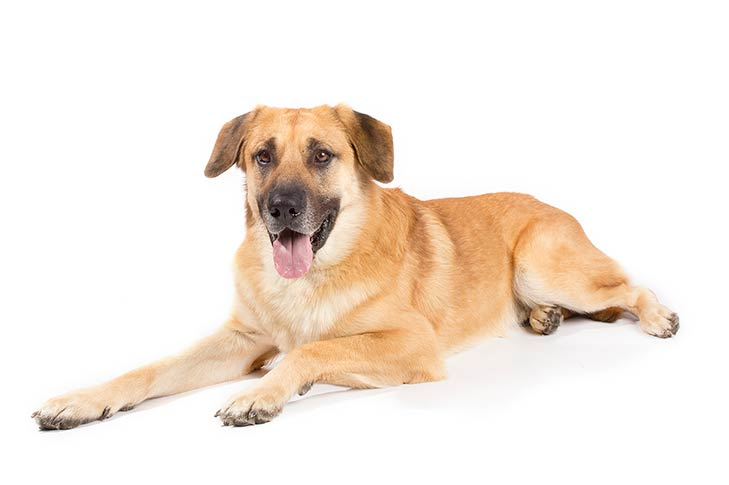
#> input picture DataScience/homework/hw4-feature-engineering/dog.jpg, 729 x 485 px
$ jupyter execute --allow-errors hw4-feature-engineering.ipynb
#> lines starting #> are read from the running program, lines starting #| are printed output that depends on the picture
## 0. Basic knowledge of feature engineering

[cell 1]
## Question 1: A good feature should be discriminative and representative.

[cell 2]
## Question 2: Why is image feature extraction hard?

# Ans: Individual pixel color values are NOT an adequate feature to determine correspondences
#     Because pixels are not characteristic of an image (for example, a dog's image can have red pixels,
#     while a horse's can also have red pixels)
#     So we need to consider 'blocks of pixels', for example, taking the
#     surroounding pixels into consideration.
#     Only in  this way, can we reduce the effect of rotation, flipping,
#     deformation, and ect.

[cell 3]
## Question 3: As we have learned in class, both 'Maximum entropy' and 'Smallest margin' can be used to
##             measure uncertainty in active learning. Please explain which one is better for active learning and why?
##             Note that: this is an open question and you can answer in Chinese as well.

## My answer:

# In my opinion, the 'Maximum ewntropy' is better.
# We can approach this problem from 2 aspects:
#     on the one hand, 'maximun entropy' is more comprehensive, it take the data of all samples into consideration
#     on the other hand, active learning is improve model's performance with lables as few as possible
#     So sonsidering these 2 factors, I think maximum entropy is better because it can reflect the data set comprehensively, and this can better
#     select the ambiguous instances, then presenting them for extra labeling

## 1. Text feature engineering

[cell 4]
## Given a corpus as:
corpus = ['The goal of this lecture is to explain text processing.',
          'The bag of words model is one such approach.',
          'Text processing via bag of words.',
          'Data science includes text processing']

[cell 5]
# !pip3 install sklearn
## Question 4: Use BOW to extract features of the given corpus.
##
## Your code here
##
from sklearn.feature_extraction.text import CountVectorizer
vectorizer = CountVectorizer()
X = vectorizer.fit_transform(corpus)
print(X)

[cell 6]
## Question 5: Use TFIDF to extract features of the given corpus.
##
## Your code here
##
from sklearn.feature_extraction.text import TfidfVectorizer
vectorizer = TfidfVectorizer()
Y = vectorizer.fit_transform(corpus)
print(Y)

[cell 7]
## Question 6: Use Word2Vec to extract features of the given corpus.
# !pip3 install gensim
from gensim.test.utils import common_texts
from gensim.sklearn_api import W2VTransformer
# Create a model to represent each word by a 10 dimensional vector
#> (the rest of this cell did not finish here and is left out)

[cell 8]
##
## Your code here
##
words_list = []
for sentence in corpus:
    words_list.append(sentence.split())
# print(words_list)
#> (the rest of this cell did not finish here and is left out)

## 2. Time series feature engineering

[cell 9]
## Question 7: Use decompose (model='additive') to extract time series features of the given time series
from random import randrange
import math
from pandas import Series
series = Series([20*math.sin(i/18*math.pi) + i + randrange(10) for i in range(1,360)])

[cell 10]
from matplotlib import pyplot
from statsmodels.tsa.seasonal import seasonal_decompose
##
## Your code here
##
# ?seasonal_decompose
# print(series)
#> (the rest of this cell did not finish here and is left out)

[cell 11]
## Question 8: Use Discrete Fourier Transform (DFT) to extract time series features of the given time series
import matplotlib.pyplot as plt
import numpy as np
series = Series([np.cos(2*math.pi*1/8*n+math.pi/8) for n in range(800)])
##
## Your code here
##
sp = np.fft.fft(series)
freq = np.fft.fftfreq(series.shape[-1])
plt.plot(freq, sp.real, freq, sp.imag)
plt.show()
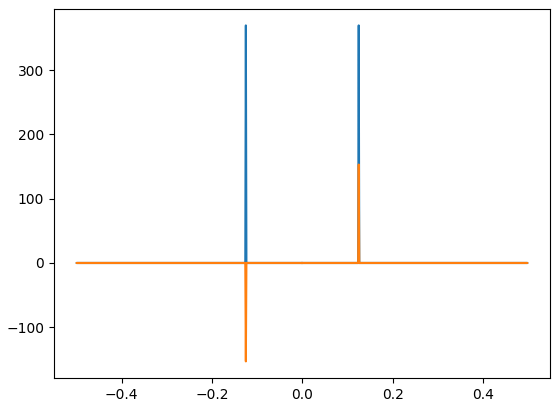
#> figure drawn by matplotlib, 1 panel

## 3. Image feature engineering

[cell 12]
## Use SIFT in opencv-python to extract image features on the given image 'morning.jpg'
# !pip install opencv-python==3.4.2.16
# !pip install opencv-contrib-python==3.4.2.16
## Note that: NOT all versions of opencv-contrib-python includes SIFT in cv2.xfeatures2d,
## but this specified version does
import cv2
import numpy as np
name = 'dog.jpg'
img = cv2.imread(name)
#> img is the input picture: shape (485, 729, 3); mean B, G, R 224.7, 234.2, 244.6
gray_img= cv2.cvtColor(img,cv2.COLOR_BGR2GRAY)
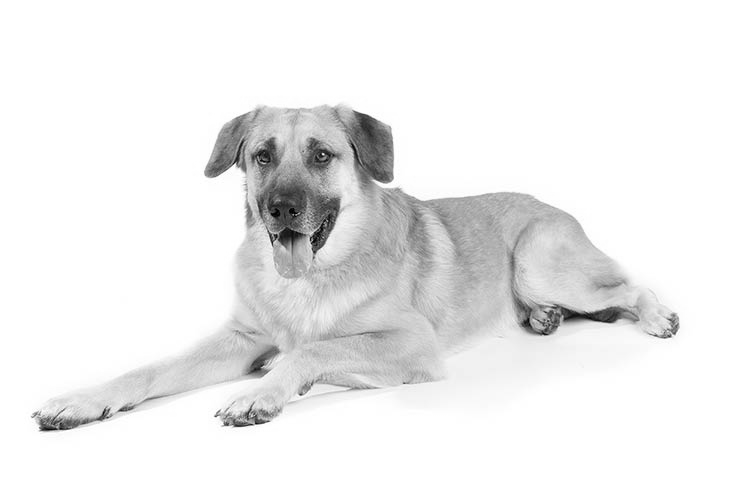
#> gray_img: shape (485, 729); min 2, max 255, mean 236.2
print("The shape of the image: ", gray_img.shape)
#| The shape of the image:  (485, 729)
siftDetector= cv2.xfeatures2d.SIFT_create()
## Note that: SIFT was re-organized in opencv thus you should import it like this.

## finds the keypoint in the images
kp = siftDetector.detect(gray_img,None)
#> kp = 418 keypoints; strongest (x, y, size): (610, 316, 12.6), (370, 141, 32.8), (572, 316, 10.2), (48, 425, 12.3)
## draws the small circles on the locations of keypoints
cv2.drawKeypoints(gray_img,kp,img,flags=cv2.DRAW_MATCHES_FLAGS_DRAW_RICH_KEYPOINTS)
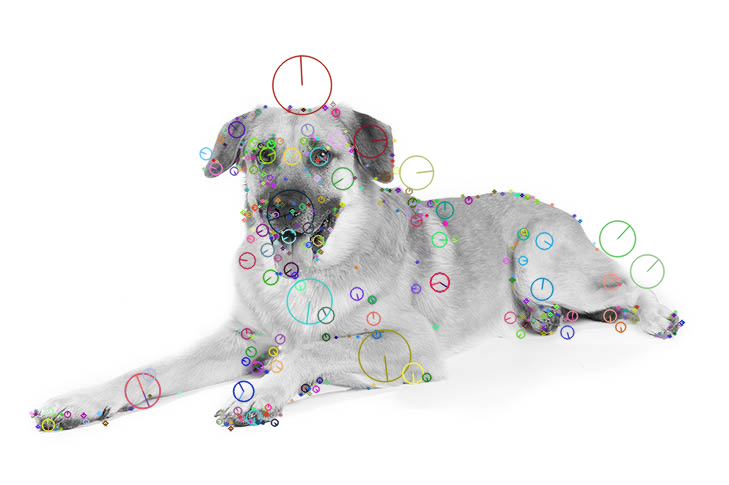
#> img: shape (485, 729, 3); mean B, G, R 234.8, 235, 235.1
cv2.imwrite('sift_keypoint_example' + name, img) ## Save Example
## directly find keypoints and descriptors in a single step
kp, des = siftDetector.detectAndCompute(gray_img,None)
print("The shape of feature description: ", des.shape)
#| The shape of feature description:  (418, 128)

[cell 13]
## Question 9: Please rescale the given image 'dog.jpg' at a random ratio between 0.3 with 1.5.
##          Note that: the width and height of the given image should be rescaled at a different ratio.
##          Repeat this operation five times, then you will get five new images with different scale.
##
##          Please extract the SIFT features of these images respectively and use 'imwrite' to save them.
##          An example of saving keypoints on the input image is shown as follow:
##          cv2.drawKeypoints(gray_img,kp,img,flags=cv2.DRAW_MATCHES_FLAGS_DRAW_RICH_KEYPOINTS)
##          cv2.imwrite('sift_keypoint_' + name, img)
##
##
## Your code here
##
import cv2
import numpy as np
import random
name = 'dog.jpg'

def rescale():
    for i in range(6):
        img = cv2.imread(name)
        rescaled_img = cv2.resize(img, (0,0), fx=random.uniform(0.3, 1.5), fy=random.uniform(0.3, 1.5))
        gray = cv2.cvtColor(rescaled_img,cv2.COLOR_BGR2GRAY)
        siftDetector= cv2.xfeatures2d.SIFT_create()
        kp = siftDetector.detect(gray, None)
#> kp = 137 keypoints; strongest (x, y, size): (274, 138, 5.5), (166, 63, 14.8), (21, 187, 5.1), (257, 139, 4.5)
        cv2.drawKeypoints(gray, kp, rescaled_img, flags=cv2.DRAW_MATCHES_FLAGS_DRAW_RICH_KEYPOINTS)
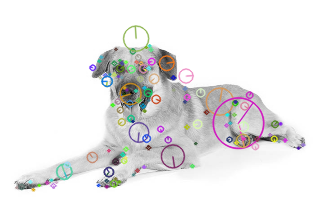
#> rescaled_img: shape (213, 327, 3); mean B, G, R 234, 233.8, 234.7
        cv2.imwrite(str(i) + name, rescaled_img) ## Save Example
#         kp, des = siftDetector.detectAndCompute(gray,None)
#         print("The shape of feature description: ", des.shape)
    return

rescale()
print("Rescaling Done!")


# [14 lines of commented-out code are left out]

[cell 14]
## Question 10: Please rotate the given image 'dog.jpg' 30, 60, 90, 120, 150, 180 degrees clockwise,
##              then you will get six new images with different rotation angle.
##              Please extract the SIFT features of these images respectively and use 'imwrite' to save them.
##              An example of saving keypoints on the input image is shown as follow:
##              cv2.drawKeypoints(gray_img,kp,img,flags=cv2.DRAW_MATCHES_FLAGS_DRAW_RICH_KEYPOINTS)
##              cv2.imwrite('sift_keypoint_' + name, img)

[cell 15]
# import cv2
# cv2.warpAffine(image, M, (w, h))
# #

# siftDetector= cv2.xfeatures2d.SIFT_create()
# ## Note that: SIFT was re-organized in opencv thus you should import it like this.

# ## finds the keypoint in the images
# kp = siftDetector.detect(rotated_dog,None)
# ## draws the small circles on the locations of keypoints
# cv2.drawKeypoints(rotated_dog,kp,img,flags=cv2.DRAW_MATCHES_FLAGS_DRAW_RICH_KEYPOINTS)
# cv2.imwrite('rotated_feature' + name, img) ## Save Example

[cell 16]
##
import cv2
import numpy as np
import random
name = 'dog.jpg'
#> name = 'dog.jpg'
def rotate(image, angle, center=None, scale=1.0):
    # Get the size
#> called with angle = 30, scale = 1
    (h, w) = image.shape[:2]
#> h = 485; w = 729
    # set the rotation center at the center of the image
    if center is None:
        center = (w / 2, h / 2)
#> center = (364.5, 242.5)
    # carry out
    M = cv2.getRotationMatrix2D(center, angle, scale)
    rotated = cv2.warpAffine(image, M, (w, h))
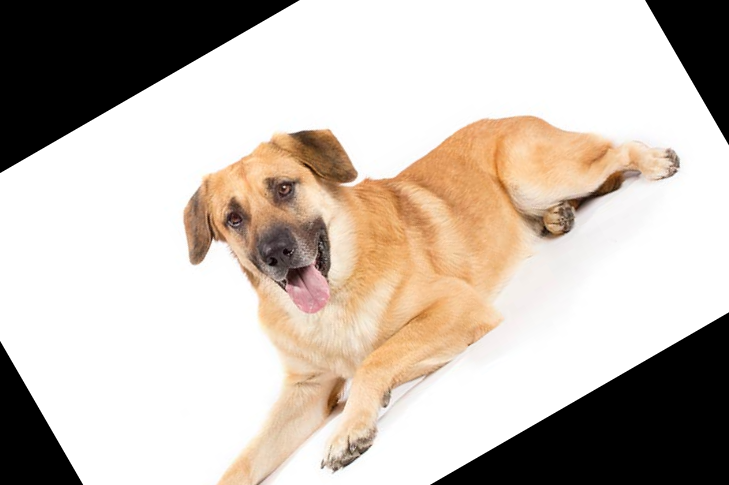
#> rotated: shape (485, 729, 3); mean B, G, R 179.5, 188.8, 199

    # return the rotated fig
    return rotated

degrees = [30, 60, 90, 120, 150, 180]
def rescale():
    for deg in degrees:
        img = cv2.imread(name)
        rescaled_img = rotate(img, deg)
        gray = cv2.cvtColor(rescaled_img,cv2.COLOR_BGR2GRAY)
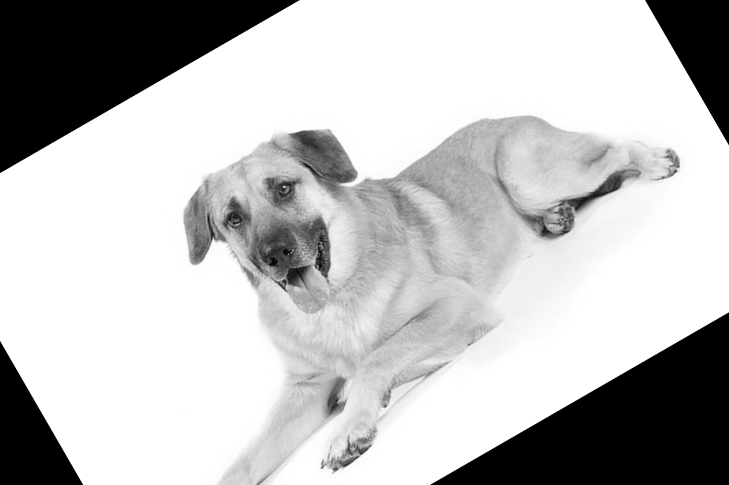
#> gray: shape (485, 729); min 0, max 255, mean 190.8
        siftDetector= cv2.xfeatures2d.SIFT_create()
        kp = siftDetector.detect(gray, None)
        cv2.drawKeypoints(gray, kp, rescaled_img, flags=cv2.DRAW_MATCHES_FLAGS_DRAW_RICH_KEYPOINTS)
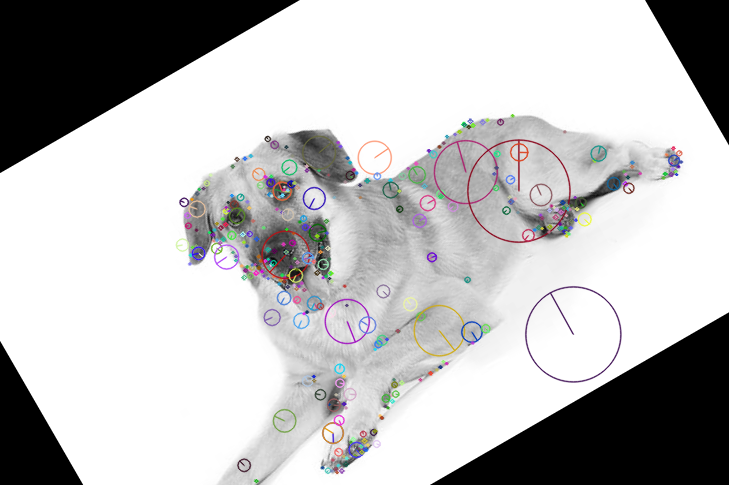
#> rescaled_img: shape (485, 729, 3); mean B, G, R 189.4, 189.1, 189.6
        cv2.imwrite(str(deg) + "rot" + name, rescaled_img) ## Save Example
        kp, des = siftDetector.detectAndCompute(img,None)
    return

rescale()
print("Rescaling Done!")
